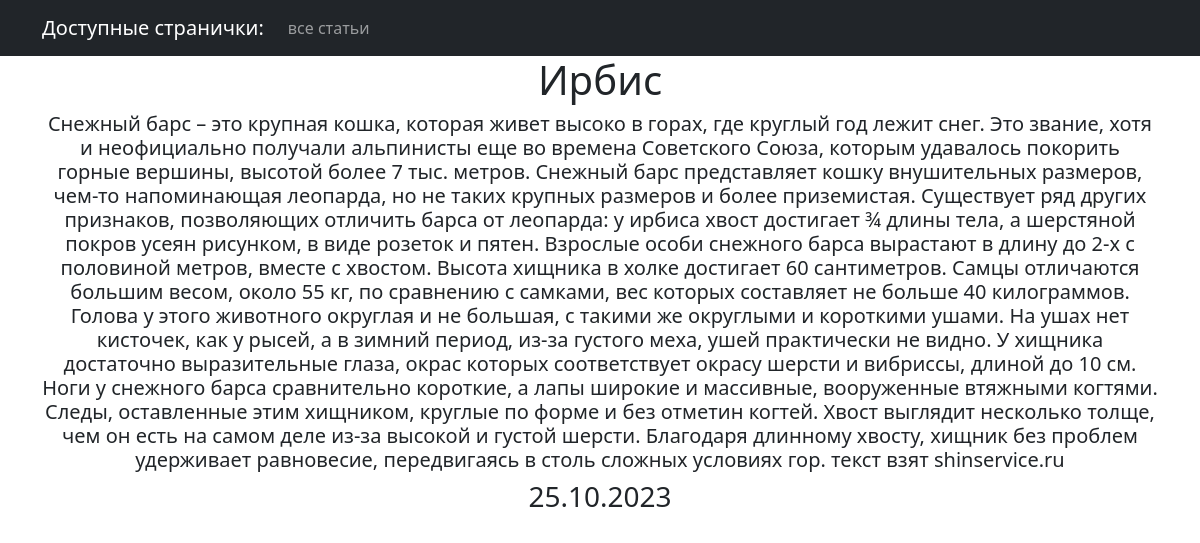
Screenshot of /post/3 with the database file from the repository.
### news/models.py (models this page shows, shortened)
class Post(models.Model):
    author = models.ForeignKey(Author, on_delete=models.CASCADE)
    post_type = models.CharField(max_length=2, choices=POST_TYPE, default=news)
    data_create = models.DateTimeField(auto_now_add=True)
    title = models.CharField(max_length=255)
    text = models.TextField()
    rating = models.IntegerField(default=0)
    categories = models.ManyToManyField(Category, through='PostCategory')

### news/views.py (the view)
# urls.py: path('<int:pk>', PostDetail.as_view()),
class PostDetail(DetailView):
    model = Post
    template_name = 'one_post.html'
    context_object_name = 'post'
    def get_context_data(self, **kwargs):
        context = super().get_context_data(**kwargs)
        context['date'] = date(self.object.data_create, "d.m.Y")
        return context

### news/templatetags/custom_filters.py (called while the page is built)
@register.filter(name='censor')
def censor(value):
    unwanted_words = [ 'хрен']
    for word in unwanted_words:
        value = value.replace(word, '*' * len(word))
    return value

### templates/one_post.html (shortened to what this page needs)
{% extends 'flatpages/default.html' %}
{% load custom_filters %}
{% block content %}
<h1>{{ post.title | censor}}</h1>
<h5>{{ post.text | censor}}</h5>
<h3>{{ date }}</h3>
{% endblock content %}

### rows the page displays
Post: title|censor "Ирбис", text|censor "Снежный барс – это крупная кошка, которая живет высоко в горах, где круглый год лежит снег. Это звание, хотя и неофициально получали альпинисты еще во времена Советского Союза, которым удавалось покорить горные вершины, высотой более 7 тыс. метров. Снежный барс представляет кошку внушительных размеров, чем-то напоминающая леопарда, но не таких крупных размеров и более приземистая. Существует ряд других признаков, позволяющих отличить барса от леопарда: у ирбиса хвост достигает ¾ длины тела, а шерстяной покров усеян рисунком, в виде розеток и пятен. Взрослые особи снежного барса вырастают в длину до 2-х с половиной метров, вместе с хвостом. Высота хищника в холке достигает 60 сантиметров.…"

### other values shown
{{ date }} "25.10.2023"
